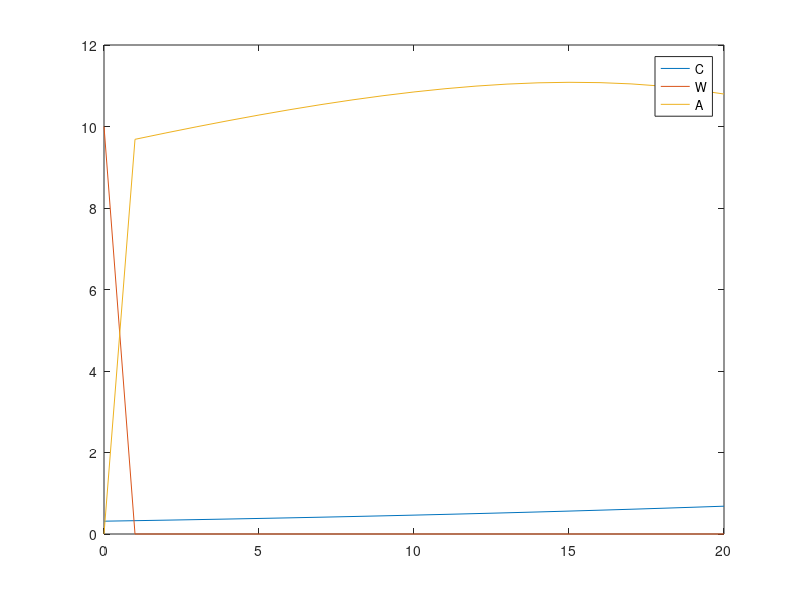

Write the MATLAB code that produced this figure.
%PS3 Problem 4
%No T is given, so declare it at the beginning of the program, and for any
%theta
clear;
close all;
clc;
T=20;
theta=1;
%variable initialization (fixed)
time=linspace(0,T,T+1); %just for plot
w=zeros(T+1,1);
w(1)=10;
beta=0.99;
r=0.05;
%these variables will be determined
a=zeros(T+1,1);
c=zeros(T+1,1);
%computation (could also be written as a function)
num=zeros(T+1,1);
denom=zeros(T+1,1);
if theta==1
    factor=beta*(1+r);
else
    factor=(1+r)^((1-theta)/theta)*beta^(1/theta);
end
for i=0:T
  num(i+1)=w(i+1)*(1+r)^(-i);  
  denom(i+1)=(factor)^i;  
end
c(1)=sum(num)/sum(denom);
for i=1:T
  a(i+1)=a(i)*(1+r)+w(i)-c(i);
  c(i+1)=c(i)*(beta*(1+r))^(1/theta); 
end
figure
plot(time,c,time,w,time,a);
legend('C','W','A')
acheck=a(end);
ccheck=c(end);
if (round(ccheck*1000)/1000==round(acheck*(1+r)*1000)/1000)
    display('True --> a_{T+1}= 0')
elseif (round(ccheck*1000)/1000>round(acheck*(1+r)*1000)/1000)
  display('a_{T+1}<0')
  disc=a(end);
  subst=zeros(T+1,1);
  for i=0:T
    subst(i+1)=(1+r)^i*((beta*(1+r))^(i/theta))^T-i;  
  end
  d=sum(subst);
  c(1)=c(1)-d;
  for i=1:T
    c(i+1)=c(i)*(beta*(1+r))^(i/theta);  
    a(i+1)=a(i)*(1+r)+w(i)-c(i);
  end
else
    display('error, a_{T+1}>0')
end
